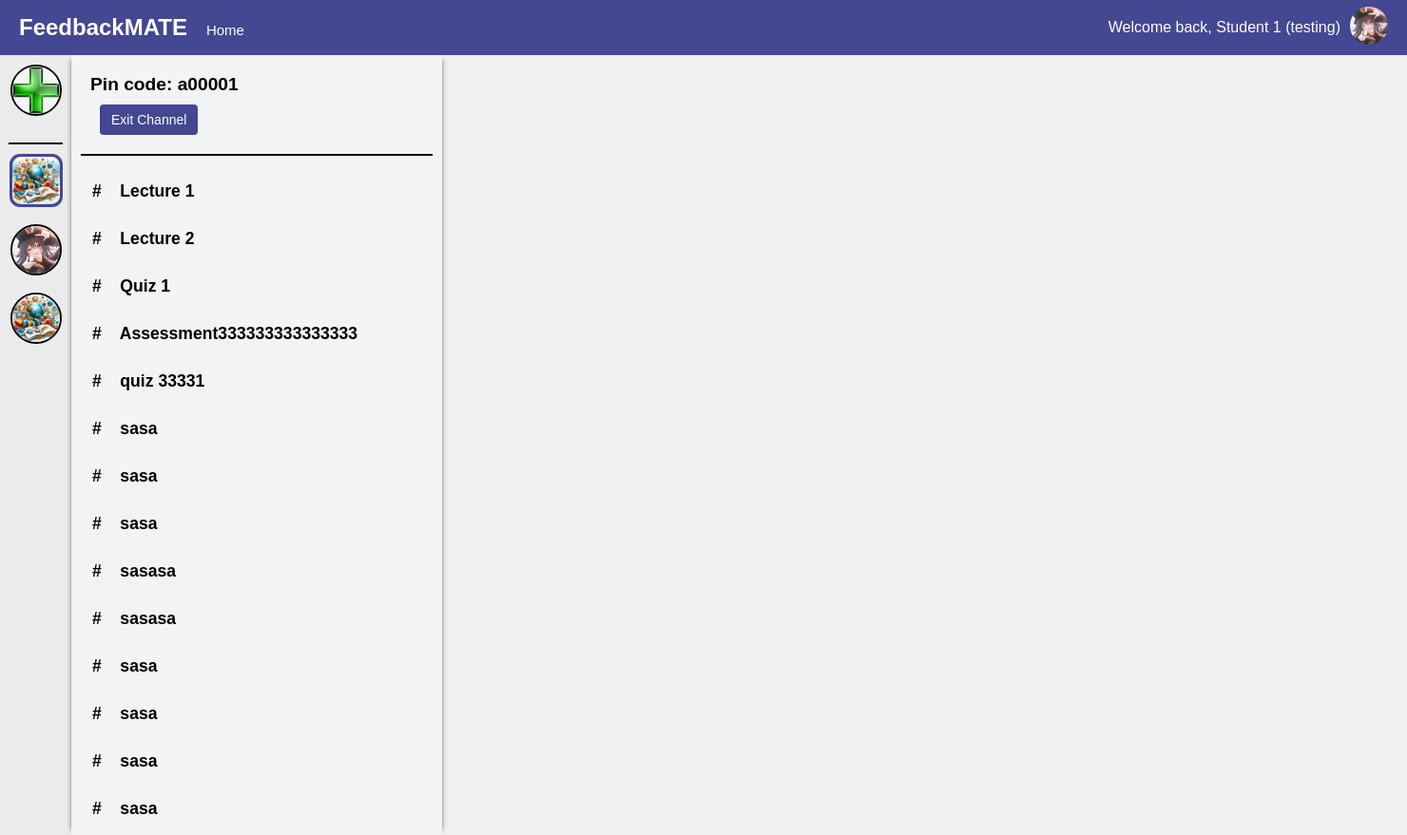
Page /student/channel/1/ (signed in) on the committed database.
### main/models.py (models this page shows, shortened)
class UserInfo(models.Model):
    user = models.OneToOneField(User, on_delete=models.CASCADE)
    profile_name = models.CharField(max_length=30)
    user_image = models.ImageField(upload_to=user_image_path, default='img/user.png')

class Channel(models.Model):
    name = models.CharField(max_length=70)
    pin_code = models.CharField(max_length=6, unique=True, blank=True, null=True)
    user = models.ForeignKey(User, on_delete=models.CASCADE)
    description = models.TextField(max_length=500, blank=True)
    image = models.ImageField(upload_to=channel_image_path, default='img/channel_icon.jpg')
    students = models.ManyToManyField(User, related_name='joined_channels', blank=True)

class Section(models.Model):
    channel = models.ForeignKey(Channel, on_delete=models.CASCADE)
    title = models.CharField(max_length=50)
    description = models.TextField(max_length=500, blank=True)
    total_rating = models.FloatField(default=0.0, blank=True)
    ratings_count = models.PositiveIntegerField(default=0, blank=True)
    one_star_users = models.ManyToManyField(User, related_name='one_star_sections', blank=True)
    two_star_users = models.ManyToManyField(User, related_name='two_star_sections', blank=True)
    three_star_users = models.ManyToManyField(User, related_name='three_star_sections', blank=True)
    four_star_users = models.ManyToManyField(User, related_name='four_star_sections', blank=True)
    five_star_users = models.ManyToManyField(User, related_name='five_star_sections', blank=True)
    one_star_percentage = models.FloatField(verbose_name="Percentage", default=0.0)
    two_star_percentage = models.FloatField(verbose_name="Percentage", default=0.0)
    three_star_percentage = models.FloatField(verbose_name="Percentage", default=0.0)
    four_star_percentage = models.FloatField(verbose_name="Percentage", default=0.0)
    five_star_percentage = models.FloatField(verbose_name="Percentage", default=0.0)

### main/decorators.py (the view)
    def _wrapped_view(request, *args, **kwargs):
        if request.user.groups.filter(name='student').exists():
            return view_func(request, *args, **kwargs)
        else:
            return redirect('teacher')

### main/views.py (called while the page is built)
@login_required(login_url='login')
@student_required
def studentChannel(request, channel_id):
    user_channels = request.user.joined_channels.all()
    current_channel = Channel.objects.get(id=channel_id)
    sections = Section.objects.filter(channel=current_channel)
    user_info = UserInfo.objects.get(user=request.user)
    return render(request, 'student_channel_detail.html', {
        'username': user_info.profile_name,
        'current_channel': current_channel,
        'sections': sections,
        'channels': user_channels,
        'user_image': user_info.user_image.url,
    })

### main/templates/student_channel_detail.html (shortened to what this page needs)
{% extends 'student.html' %}
{% load static %}
{% block home %}
<a href="{% url 'student' %}" class="home-link">Home</a>
{% endblock home %}
{% block channel %}
    {% for channel in channels %}
    <div class="channel-icon-container {% if channel.id == current_channel.id %}selected-channel{% endif %}" data-channel-id="{{ channel.id }}">
        <img src="{{ channel.image.url }}" alt="" class="channel-icon {% if channel.id == current_channel.id %}selected-channel-icon{% endif %}" onclick="location.href='{% url 'student-channel-detail' channel.id %}'">
    </div>
    {% endfor %}
{% endblock %}
{% block content %}
<div class="section-nav">
    <div class="pin-code-display">
        Pin code: {{ current_channel.pin_code }}
        <button type="button" onclick="confirmExit({{ current_channel.id }})" class="create-section-btn">Exit Channel</button>
    </div>
    {% block section %}
    <div class="section-block">
    {% for section in sections %}
      <div class="section-tooltip">
        <a href="{% url 'student-section' channel_id=section.channel.id section_id=section.id %}" class="section-item">
          #&nbsp;&nbsp;&nbsp; {{ section.title }}
        </a>
      </div>
    {% endfor %}
    </div>
    {% endblock%}
</div>
{% endblock %}

### main/templates/student.html (shortened to what this page needs)
<!DOCTYPE html>
<html lang="en">
{% load static %}
<head>
    <link rel="stylesheet" href="https://cdnjs.cloudflare.com/ajax/libs/font-awesome/5.15.1/css/all.min.css">
    <link rel="stylesheet" href="https://cdnjs.cloudflare.com/ajax/libs/font-awesome/5.15.3/css/all.min.css">
</head>
<body>
    <div class="app-container">
        <div class="header">
            <div class="logo">FeedbackMATE</div>
            {% block home%}
            {% endblock home %}
            <div class="user-info">
                <span class="welcome-text">Welcome back, {{ username }}</span>
                <div class="user-dropdown">
                    <img src="{{ user_image }}" alt="User Image" width="40" height="40" style="border-radius: 50%;">
                </div>
            </div>
        </div>
        <div class="main-container">
            <div class="sidebar">
                <div class="channel-icon-container add-channel create-channel-btn">
                    <img src="{% static 'img/add_channel_icon.jpg' %}" alt="Add Channel" class="channel-icon" onclick="location.href='{% url 'join-channel' %}'">
                </div>
                <div class="channel-divider"></div>
                {% block channel %}{% endblock %}
            </div>
            {% block content %}{% endblock %}
        </div>
    </div>
</body>
</html>

### main/templates/student.html (style rules this page uses)
body { font-family: Arial, sans-serif; margin: 0; padding: 0; border: 0; background-color: #f0f0f0; }
.app-container { display: flex; flex-direction: column; min-width: 1470px; height: 100vh; overflow-x: auto; overflow-y: auto; }
.header { display: flex; justify-content: space-between; align-items: center; padding: 20px; background-color: #444791; color: white; height: 18px; }
.logo { font-size: 24px; font-weight: bold; }
.user-info { display: flex; align-items: center; }
.welcome-text { margin-right: 10px; }
.user-dropdown { position: relative; }
.main-container { display: flex; flex-grow: 1; height: calc(100vh - 58px); }
.sidebar { width: 55px; background-color: #EBEBEB; padding: 10px; display: flex; flex-direction: column; align-items: center; flex-shrink: 0; -ms-overflow-style: none; scrollbar-width: none; overflow-y: auto; overflow-x: hidden; }
.channel-divider { height: 0; background-color: black; border: 1px solid black; width: 100%; margin-top: 10px; margin-bottom: 10px; top: 0; z-index: 10; }
.add-channel { margin-bottom: 10px; border-bottom: 2px solid black; }
.channel-icon-container { position: relative; margin-bottom: 18px; border: 2px solid black; border-radius: 50%; width: 50px; height: 50px; display: flex; justify-content: center; align-items: center; transition: border-radius 0.1s; }
.channel-icon { max-width: 100%; max-height: 100%; border-radius: 50%; }

### main/templates/student_channel_detail.html (style rules this page uses)
.section-nav { background-color: #F2F3F5; padding: 10px; box-shadow: 5px 0 5px -5px rgba(0,0,0,0.5), -5px 0 5px -5px rgba(0,0,0,0.5); width: 25%; min-width: 200px; overflow-y: hidden; }
.pin-code-display { padding: 10px; margin-bottom: 10px; border-bottom: 2px solid black; background-color: #F2F3F5; text-align: left; font-weight: bold; font-size: 1.2em; }
.section-block { height: calc(100vh - 58px - 116px); overflow-x: hidden; overflow-y: auto; }
.section-item { display: block; padding: 10px; margin: 5px 0; text-decoration: none; font-weight: bold; font-size: 1.1em; color: #000000; border-radius: 4px; transition: background-color 0.3s, box-shadow 0.3s; border: 2px solid transparent; width: 100%; min-width: 200px; box-sizing: border-box; overflow: hidden; white-space: nowrap; text-overflow: ellipsis; }
.selected-channel { position: relative; border: 3px solid #444791; border-radius: 20%; background-color: #BCBCBF; }
.selected-channel-icon { max-width: 100%; max-height: 100%; border-radius: 20%; }
.create-section-btn { padding: 8px 12px; background-color: #444791; color: white; border: none; border-radius: 4px; cursor: pointer; font-size: 14px; display: block; margin: 10px 0 10px 10px; text-align: center; }
.home-link { margin-right: auto; margin-top: 5px; margin-left: 20px; color: white; text-decoration: none; font-size: 15px; }

### rows in the picture
UserInfo: profile_name "Student 1 (testing)"
Channel: image (picture), pin_code "a00001"
Channel: image (picture)
Channel: image (picture)
Section: title "Lecture 1"
Section: title "Lecture 2"
Section: title "Quiz 1"
Section: title "Assessment333333333333333"
Section: title "quiz 33331"
Section: title "sasa"
Section: title "sasa"
Section: title "sasa"
Section: title "sasasa"
Section: title "sasasa"
Section: title "sasa"
Section: title "sasa"
Section: title "sasa"
Section: title "sasa"
